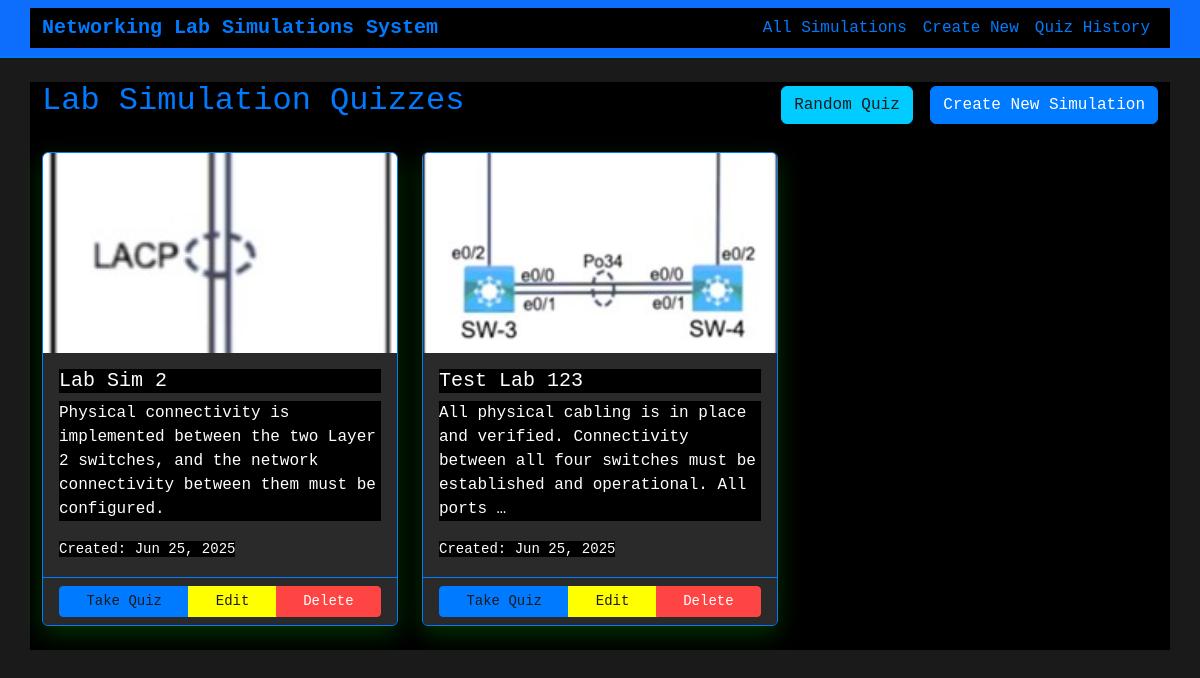
The app's page /, older data.
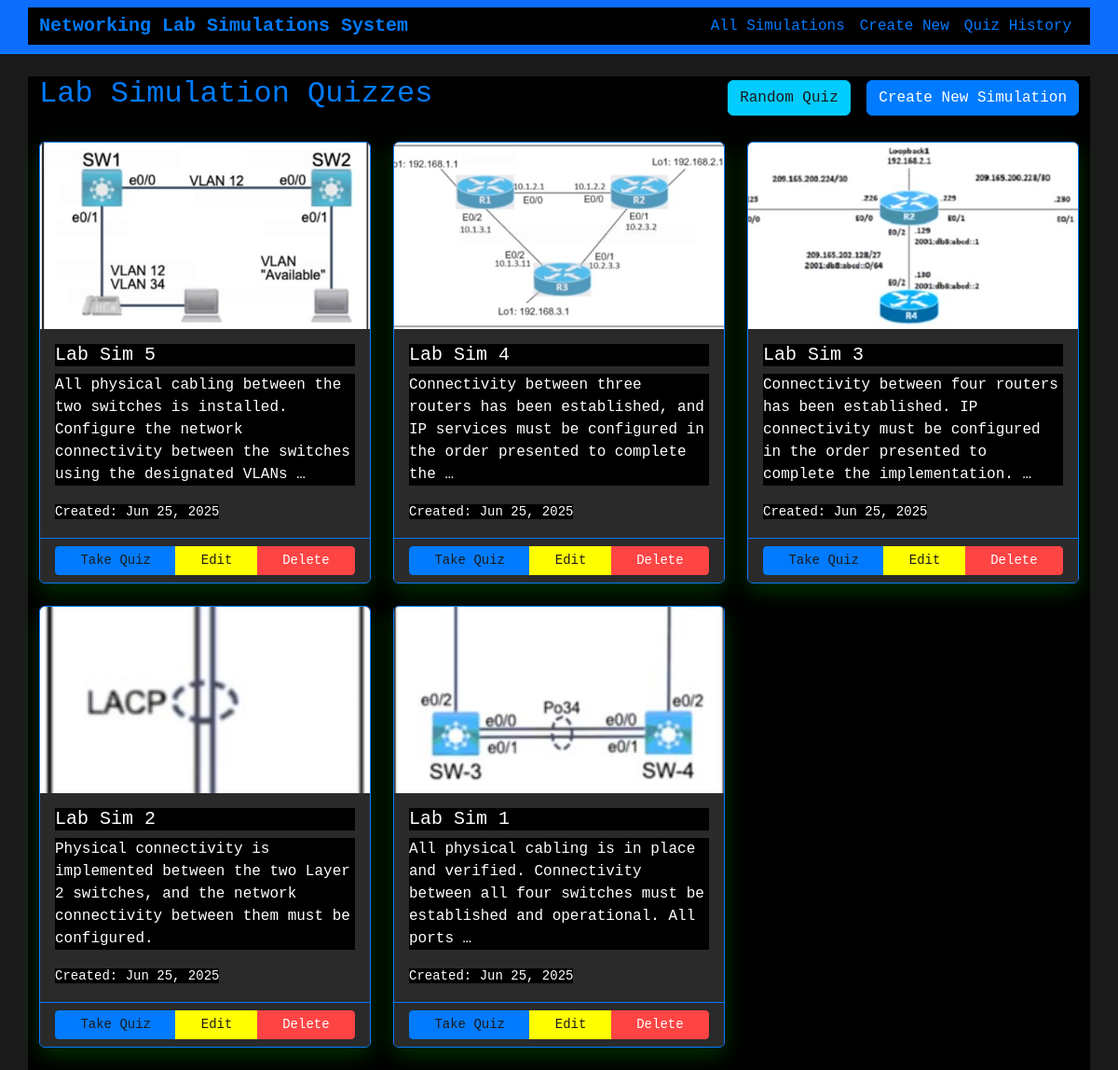
The same page, newer data.
### lab_simulations/models.py (models this page shows, shortened)
class LabSimulation(models.Model):
    title = models.CharField(max_length=200)
    image = models.ImageField(upload_to='uploads/', help_text="Upload network topology image")
    task = models.TextField(help_text="Enter the task description")
    questions = models.TextField(help_text="Enter the questions (one per line or paragraph)")
    lab_answers = models.TextField(help_text="Enter the correct lab answers")
    user_answers = models.TextField(blank=True, help_text="User's submitted answers")
    created_at = models.DateTimeField(auto_now_add=True)
    updated_at = models.DateTimeField(auto_now=True)
    class Meta:
        ordering = ['-created_at']
    _COMMAND_EQUIVALENCIES = {
        'copy running-config startup-config': 'wr',
        'copy running-config start-up-config': 'wr',
        'copy running start': 'wr',
        'write memory': 'wr',
        'write mem': 'wr',
        'wr': 'wr',
        'configure terminal': 'conf t',
        'config t': 'conf t',
        'conf t': 'conf t',
        'interface': 'int',
        'int': 'int',
        'enable': 'en',
        'en': 'en',
        'no shutdown': 'no shut',
        'no shut': 'no shut',
        'exit': 'exit',
        'end': 'end',
        'line': 'line',
    }
    _SORTED_EQUIVALENCY_KEYS = sorted(_COMMAND_EQUIVALENCIES.keys(), key=len, reverse=True)

### lab_simulations/views.py (the view)
# urls.py: path('', views.SimulationListView.as_view(), name='simulation_list'),
class SimulationListView(ListView):
    model = LabSimulation
    template_name = 'lab_simulations/simulation_list.html'
    context_object_name = 'simulations'
    paginate_by = 10

### lab_simulations/templates/lab_simulations/simulation_list.html (shortened to what this page needs)
{% extends 'lab_simulations/base.html' %}
{% block content %}
<div class="row">
    <div class="col-md-12">
        <div class="d-flex justify-content-between align-items-center mb-4">
            <h2>Lab Simulation Quizzes</h2>
            <div>
                {% if simulations %}
                    <button id="randomQuizBtn" class="btn btn-info me-2">Random Quiz</button>
                {% endif %}
                <a href="{% url 'simulation_create' %}" class="btn btn-primary">Create New Simulation</a>
            </div>
        </div>
        {% if simulations %}
            <div class="row">
                {% for simulation in simulations %}
                    <div class="col-md-6 col-lg-4 mb-4">
                        <div class="card h-100">
                            {% if simulation.image %}
                                <img src="{{ simulation.image.url }}" class="card-img-top" alt="Network Topology" style="height: 200px; object-fit: cover;">
                            {% endif %}
                            <div class="card-body">
                                <h5 class="card-title">{{ simulation.title }}</h5>
                                <p class="card-text">{{ simulation.task|truncatewords:20 }}</p>
                                <small class="text-muted">Created: {{ simulation.created_at|date:"M d, Y" }}</small>
                            </div>
                            <div class="card-footer">
                                <div class="btn-group w-100" role="group">
                                    <a href="{% url 'simulation_detail' simulation.pk %}" class="btn btn-success btn-sm">Take Quiz</a>
                                    <a href="{% url 'simulation_update' simulation.pk %}" class="btn btn-warning btn-sm">Edit</a>
                                    <a href="{% url 'simulation_delete' simulation.pk %}" class="btn btn-danger btn-sm">Delete</a>
                                </div>
                            </div>
                        </div>
                    </div>
                {% endfor %}
            </div>
        {% else %}
            <div class="text-center py-5">
                <h4>No lab simulations found</h4>
                <p>Create your first lab simulation to get started!</p>
                <a href="{% url 'simulation_create' %}" class="btn btn-primary">Create First Simulation</a>
            </div>
        {% endif %}
    </div>
</div>
{% endblock %}

### lab_simulations/templates/lab_simulations/base.html (shortened to what this page needs)
<!DOCTYPE html>
<html lang="en">
<head>
    <link href="https://cdn.jsdelivr.net/npm/bootstrap@5.1.3/dist/css/bootstrap.min.css" rel="stylesheet">
    <link href="static/css/style.css" rel="stylesheet">
    <link href="https://cdnjs.cloudflare.com/ajax/libs/bootstrap/5.3.0/css/bootstrap.min.css" rel="stylesheet">
</head>
<body>
    <nav class="navbar navbar-expand-lg navbar-dark bg-primary">
        <div class="container">
            <a class="navbar-brand" href="{% url 'simulation_list' %}">Networking Lab Simulations System</a>
            <div class="navbar-nav ms-auto">
                <a class="nav-link" href="{% url 'simulation_list' %}">All Simulations</a>
                <a class="nav-link" href="{% url 'simulation_create' %}">Create New</a>
                <a class="nav-link" href="{% url 'quiz_history' %}">Quiz History</a>
            </div>
        </div>
    </nav>
    <div class="container mt-4">
        {% block content %}
        {% endblock %}
    </div>
</body>
</html>

### static/css/style.css (style rules this page uses)
html { background-color: #1a1a1a !important; min-height: 100% !important; }
html, body { background-color: #1a1a1a !important; color: #007BFF !important; font-family: 'Courier New', monospace !important; min-height: 100vh !important; margin: 0; padding: 0; }
body::before { content: ''; position: fixed; top: 0; left: 0; width: 100%; height: 100%; background-color: #1a1a1a; z-index: -9999; pointer-events: none; }
*, *::before, *::after { color: #007BFF !important; box-sizing: border-box; }
h1, h2, h3, h4, h5, h6, p, span, div, label, small, li, td, th, a, strong, em, i, b { color: #007BFF !important; }
.container, .container-fluid, .container-sm, .container-md, .container-lg, .container-xl, .container-xxl { background-color: black; }
.row, .col, .col-1, .col-2, .col-3, .col-4, .col-5, .col-6, .col-7, .col-8, .col-9, .col-10, .col-11, .col-12, .col-sm, .col-sm-1, .col-sm-2, .col-sm-3, .col-sm-4, .col-sm-5, .col-sm-6, .col-sm-7, .col-sm-8, .col-sm-9, .col-sm-10, .col-sm-11, .col-sm-12, .col-md, .col-md-1, .col-md-2, .col-md-3, .col-md-4, .col-md-5, .col-md-6, .col-md-7, .col-md-8, .col-md-9, .col-md-10, .col-md-11, .col-md-12, .col-lg, .col-lg-1, .col-lg-2, .col-lg-3, .col-lg-4, .col-lg-5, .col-lg-6, .col-lg-7, .col-lg-8, .col-lg-9, .col-lg-10, .col-lg-11, .col-lg-12, .col-xl, .col-xl-1, .col-xl-2, .col-xl-3, .col-xl-4, .col-xl-5, .col-xl-6, .col-xl-7, .col-xl-8, .col-xl-9, .col-xl-10, .col-xl-11, .col-xl-12 { background-color: black; }
main, section, article, aside, header, footer, nav { background-color: black; }
.navbar { background-color: #1a1a1a !important; border-bottom: 2px solid #007BFF; }
.navbar-brand { font-weight: 700; font-size: 1.5rem; color: #007BFF !important; }
.navbar-nav .nav-link { color: #007BFF !important; }
.card { border: 1px solid #007BFF !important; border-radius: 15px; box-shadow: 0 8px 25px rgba(0, 255, 0, 0.2); transition: transform 0.3s ease, box-shadow 0.3s ease; background-color: #2a2a2a !important; }
.card-body, .card-header, .card-footer { background-color: #2a2a2a !important; color: #007BFF !important; }
.card-title, .card-text, .card-subtitle { color: #ffffff !important; }
.card-footer { border-top: 1px solid #007BFF !important; }
.btn { border-radius: 25px; padding: 10px 20px; font-weight: 600; transition: all 0.3s ease; background-color: #007BFF !important; color: #1a1a1a !important; border: 1px solid #007BFF !important; }
.btn-primary { background-color: #007BFF !important; border-color: #007BFF !important; color: #ffffff !important; }
.btn-danger { background-color: #ff4444 !important; border-color: #ff4444 !important; color: #fff !important; }
.btn-success { background-color: #007BFF !important; border-color: #007BFF !important; color: #1a1a1a !important; }
.btn-warning { background-color: #ffff00 !important; border-color: #ffff00 !important; color: #1a1a1a !important; }
.btn-info { background-color: #00ccff !important; border-color: #00ccff !important; color: #1a1a1a !important; }
small.text-muted { color: #ffffff !important; }
.bg-primary { background-color: #007BFF !important; color: #1a1a1a !important; }
a { color: #00cc00 !important; text-decoration: none; }
a.btn { text-decoration: none !important; }
body *, body *::before, body *::after { background-color: black; }

### lab_simulations/templates/lab_simulations/base.html (style rules this page uses)
body { background-color: #343a40; color: white; }

Row changes from the older to the newer data that the page shows:
added LabSimulation: image (picture), title "Lab Sim 5", task "All physical cabling between the two switches is installed. Configure the network connectivity between the switches using the designated VLANs …", created_at "Jun 25, 2025"
added LabSimulation: image (picture), title "Lab Sim 4", task "Connectivity between three routers has been established, and IP services must be configured in the order presented to complete the …", created_at "Jun 25, 2025"
added LabSimulation: image (picture), title "Lab Sim 3", task "Connectivity between four routers has been established. IP connectivity must be configured in the order presented to complete the implementation. …", created_at "Jun 25, 2025"
changed LabSimulation: title "Test Lab 123" → "Lab Sim 1"
